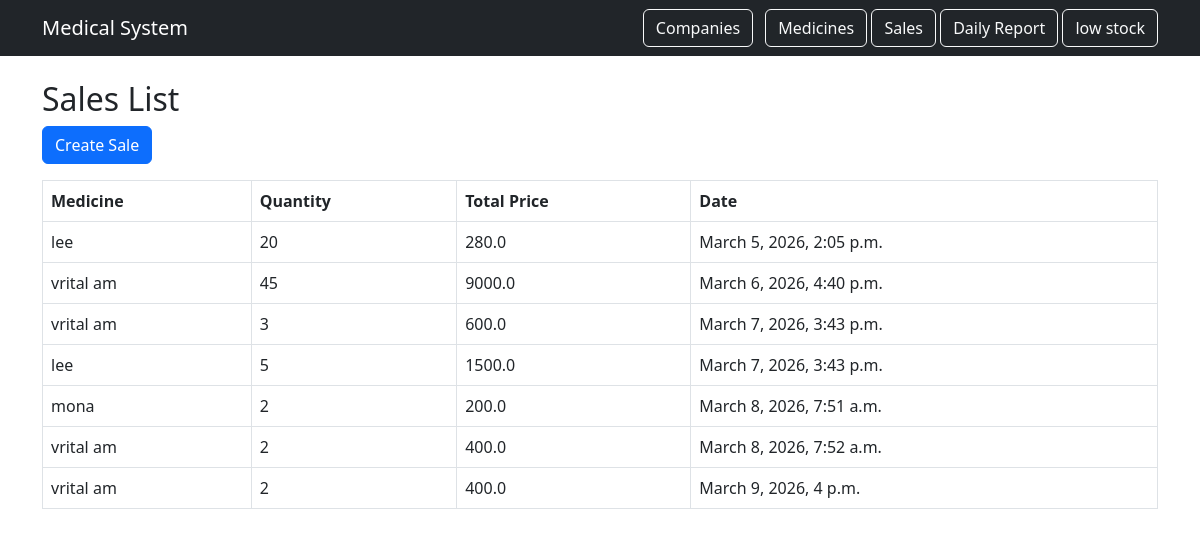
Before: /sales/ with the older database file.
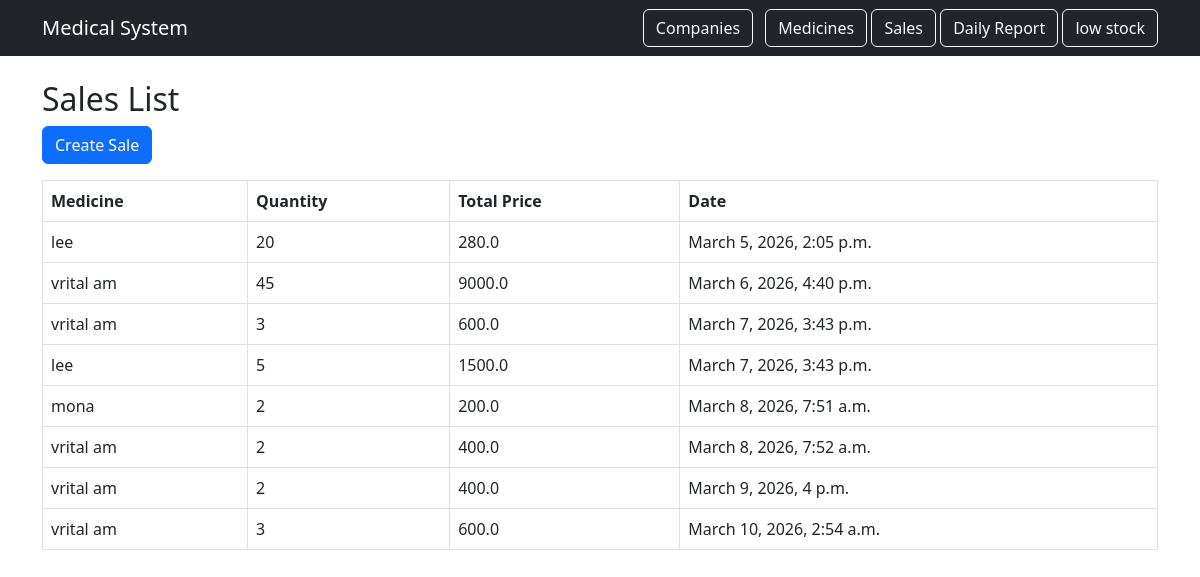
After: the same page with the newer database file.
### medicines/models.py (models this page shows, shortened)
class Sale(models.Model):
    medicine = models.ForeignKey(Medicine, on_delete=models.CASCADE)
    quantity = models.IntegerField()
    total_price = models.FloatField()
    date = models.DateTimeField(auto_now_add=True)

class Medicine(models.Model):
    name = models.CharField(max_length=100)
    company = models.ForeignKey(Company, on_delete=models.CASCADE)
    price = models.FloatField()
    quantity = models.IntegerField()
    expiry_date = models.DateField()
    gst = models.FloatField(default=0)

### medicines/views.py (the view)
# urls.py: path('sales/', views.sale_list, name='sale_list'),
def sale_list(request):
    sales = Sale.objects.select_related('medicine').all()
    return render(request, 'sales/sale_list.html', {'sales': sales})

### templates/sales/sale_list.html
{% extends 'base.html' %}
{% block content %}
<h2>Sales List</h2>
<a class="btn btn-primary mb-3" href="{% url 'sale_create' %}">Create Sale</a>
<table class="table table-bordered">
<tr>
<th>Medicine</th>
<th>Quantity</th>
<th>Total Price</th>
<th>Date</th>
</tr>
{% for sale in sales %}
<tr>
<td>{{ sale.medicine.name }}</td>
<td>{{ sale.quantity }}</td>
<td>{{ sale.total_price }}</td>
<td>{{ sale.date }}</td>
</tr>
{% endfor %}
</table>
{% endblock %}

Changed rows visible on the page:
added Sale: medicine.name "vrital am", quantity "3", total_price "600.0", date "March 10, 2026, 2:54 a.m."
